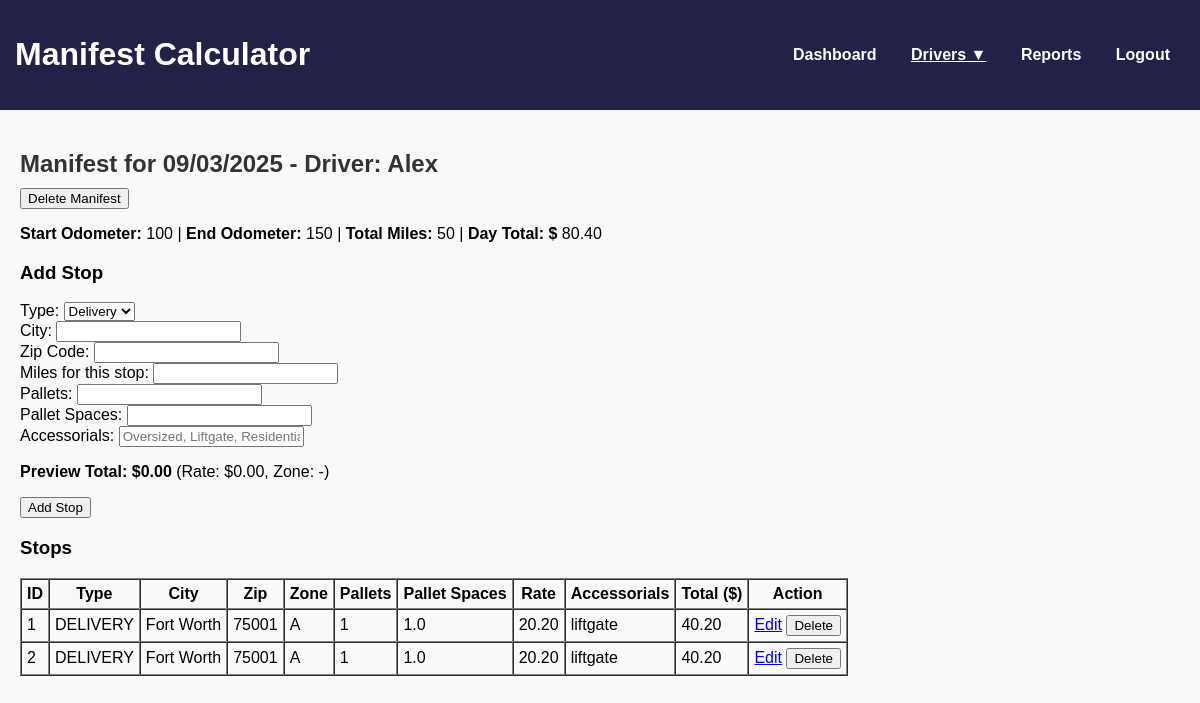
The page /manifest/1 on the database its author committed.
### models.py (models this page shows)
class Manifest(db.Model):
    id = db.Column(db.Integer, primary_key=True)
    driver_id = db.Column(db.Integer, db.ForeignKey('driver.id'), nullable=False)
    date = db.Column(db.Date, nullable=False)
    start_odometer = db.Column(db.Integer)
    end_odometer = db.Column(db.Integer)
    total_miles = db.Column(db.Integer)
    day_total = db.Column(db.Float)  # sum of all stops
    driver = db.relationship('Driver', back_populates='manifests')
    stops = db.relationship('Stop', back_populates='manifest', cascade="all, delete-orphan")

class Driver(db.Model):
    __tablename__ = 'driver'
    id = db.Column(db.Integer, primary_key=True)
    name = db.Column(db.String(50), nullable=False)
    manifests = db.relationship('Manifest', back_populates='driver', cascade="all, delete-orphan")

class Stop(db.Model):
    id = db.Column(db.Integer, primary_key=True)
    manifest_id = db.Column(db.Integer, db.ForeignKey('manifest.id'), nullable=False)
    type = db.Column(db.String(20))   # Delivery / Pickup
    city = db.Column(db.String(100))
    zip_code = db.Column(db.String(10))
    zone = db.Column(db.String(5))
    pallets = db.Column(db.Integer)
    pallet_spaces = db.Column(db.Float)
    miles = db.Column(db.Float, default=0.0)
    rate = db.Column(db.Float)        # lookup from zone table
    accessorials = db.Column(db.String(200))
    total = db.Column(db.Float)       # rate + extras
    manifest = db.relationship('Manifest', back_populates='stops')

### app.py (the view)
@app.route('/manifest/<int:manifest_id>', methods=['GET'])
def manifest_detail(manifest_id):
    manifest = Manifest.query.get_or_404(manifest_id)
    stops = Stop.query.filter_by(manifest_id=manifest_id).order_by(Stop.id.asc()).all()
    return render_template('manifest_detail.html', manifest=manifest, stops=stops, active_page='drivers')

### app.py (called while the page is built)
@app.context_processor
def inject_drivers():
    all_drivers = Driver.query.order_by(Driver.name).all()
    return dict(all_drivers=all_drivers)

### templates/manifest_detail.html (shortened to what this page needs)
{% extends "base.html" %}
{% block content %}
<h2>Manifest for {{ manifest.date.strftime('%m/%d/%Y') }} - Driver: {{ manifest.driver.name }}</h2>
<form method="POST" action="{{ url_for('delete_manifest', manifest_id=manifest.id) }}"
      onsubmit="return confirm('Are you sure you want to delete this entire manifest and all its stops?');">
    <button type="submit" class="btn btn-danger">Delete Manifest</button>
</form>
<p><strong>Start Odometer:</strong> {{ manifest.start_odometer }} |
   <strong>End Odometer:</strong> {{ manifest.end_odometer }} |
   <strong>Total Miles:</strong> {{ manifest.total_miles }} |
   <strong>Day Total: $</strong> {{ "%.2f"|format(manifest.day_total) }}</p>
<h3>Add Stop</h3>
<form id="add-stop-form" method="POST" action="{{ url_for('add_stop', manifest_id=manifest.id) }}">
    <label>Type:</label>
    <select name="type" id="stop-type">
        <option value="DELIVERY">Delivery</option>
    </select><br>
    <label>City:</label>
    <input type="text" name="city" id="stop-city" required><br>
    <label>Zip Code:</label>
    <input type="text" name="zip_code" id="stop-zip" required><br>
    <label>Miles for this stop:</label>
    <input type="number" step="0.1" name="miles" id="stop-miles"><br>
    <label>Pallets:</label>
    <input type="number" name="pallets" id="stop-pallets" required><br>
    <label>Pallet Spaces:</label>
    <input type="number" step="0.5" name="pallet_spaces" id="stop-pallet-spaces" required><br>
    <label>Accessorials:</label>
    <input type="text" name="accessorials" id="stop-accessorials" placeholder="Oversized, Liftgate, Residential"><br>
    <p><strong>Preview Total: $<span id="preview-total">0.00</span></strong> (Rate: $<span id="preview-rate">0.00</span>, Zone: <span id="preview-zone">-</span>)</p>
    <button type="submit">Add Stop</button>
</form>
<h3>Stops</h3>
<table border="1" cellpadding="5" cellspacing="0">
    <thead>
        <tr>
            <th>ID</th>
            <th>Type</th>
            <th>City</th>
            <th>Zip</th>
            <th>Zone</th>
            <th>Pallets</th>
            <th>Pallet Spaces</th>
            <th>Rate</th>
            <th>Accessorials</th>
            <th>Total ($)</th>
            <th>Action</th>
        </tr>
    </thead>
    <tbody>
        {% for stop in stops %}
        <tr>
            <td>{{ stop.id }}</td>
            <td>{{ stop.type }}</td>
            <td>{{ stop.city }}</td>
            <td>{{ stop.zip_code }}</td>
            <td>{{ stop.zone }}</td>
            <td>{{ stop.pallets }}</td>
            <td>{{ stop.pallet_spaces }}</td>
            <td>{{ "%.2f"|format(stop.rate) }}</td>
            <td>{{ stop.accessorials }}</td>
            <td>{{ "%.2f"|format(stop.total) }}</td>
            <td>
                <a href="{{ url_for('edit_stop', stop_id=stop.id, manifest_id=manifest.id) }}" class="btn btn-sm btn-warning">Edit</a>
                <form method="POST" action="{{ url_for('delete_stop', stop_id=stop.id) }}" style="display:inline;">
                    <button type="submit" class="btn btn-sm btn-danger" onclick="return confirm('Are you sure you want to delete this stop?')">Delete</button>
                </form>
            </td>
        </tr>
        {% endfor %}
    </tbody>
</table>
{% endblock %}

### static/css/style.css (style rules this page uses)
body { font-family: Arial, sans-serif; margin: 0; background: #f8f9fa; }
h2 { margin-bottom: 10px; color: #333; }

### rows shown on the page
Manifest: date "09/03/2025", start_odometer "100", end_odometer "150", total_miles "50", day_total "80.40"
Driver: driver.name "Alex"
Stop: id "1", type "DELIVERY", city "Fort Worth", zip_code "75001", zone "A", pallets "1", pallet_spaces "1.0", rate "20.20", accessorials "liftgate", total "40.20"
Stop: id "2", type "DELIVERY", city "Fort Worth", zip_code "75001", zone "A", pallets "1", pallet_spaces "1.0", rate "20.20", accessorials "liftgate", total "40.20"
